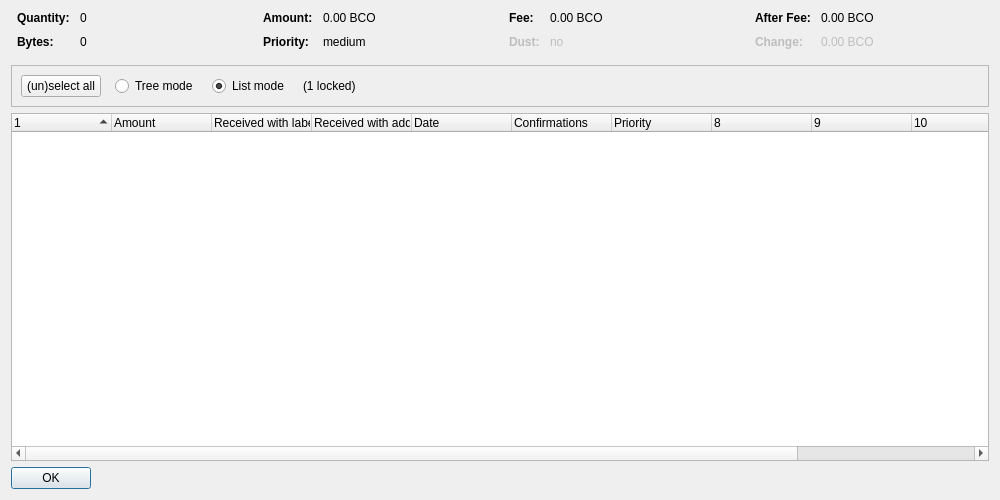
<?xml version="1.0" encoding="UTF-8"?>
<ui version="4.0">
 <class>CoinControlDialog</class>
 <widget class="QDialog" name="CoinControlDialog">
  <property name="geometry">
   <rect>
    <x>0</x>
    <y>0</y>
    <width>1000</width>
    <height>500</height>
   </rect>
  </property>
  <property name="windowTitle">
   <string>Coin Selection</string>
  </property>
  <layout class="QVBoxLayout" name="verticalLayout">
   <item>
    <layout class="QHBoxLayout" name="horizontalLayoutTop" stretch="0,0,0,0">
     <property name="topMargin">
      <number>0</number>
     </property>
     <property name="bottomMargin">
      <number>10</number>
     </property>
     <item>
      <layout class="QFormLayout" name="formLayoutCoinControl1">
       <property name="horizontalSpacing">
        <number>10</number>
       </property>
       <property name="verticalSpacing">
        <number>10</number>
       </property>
       <property name="leftMargin">
        <number>6</number>
       </property>
       <property name="rightMargin">
        <number>6</number>
       </property>
       <item row="0" column="0">
        <widget class="QLabel" name="labelCoinControlQuantityText">
         <property name="font">
          <font>
           <weight>75</weight>
           <bold>true</bold>
          </font>
         </property>
         <property name="text">
          <string>Quantity:</string>
         </property>
        </widget>
       </item>
       <item row="0" column="1">
        <widget class="QLabel" name="labelCoinControlQuantity">
         <property name="cursor">
          <cursorShape>IBeamCursor</cursorShape>
         </property>
         <property name="contextMenuPolicy">
          <enum>Qt::ActionsContextMenu</enum>
         </property>
         <property name="text">
          <string notr="true">0</string>
         </property>
         <property name="textInteractionFlags">
          <set>Qt::LinksAccessibleByMouse|Qt::TextSelectableByKeyboard|Qt::TextSelectableByMouse</set>
         </property>
        </widget>
       </item>
       <item row="1" column="0">
        <widget class="QLabel" name="labelCoinControlBytesText">
         <property name="font">
          <font>
           <weight>75</weight>
           <bold>true</bold>
          </font>
         </property>
         <property name="text">
          <string>Bytes:</string>
         </property>
        </widget>
       </item>
       <item row="1" column="1">
        <widget class="QLabel" name="labelCoinControlBytes">
         <property name="cursor">
          <cursorShape>IBeamCursor</cursorShape>
         </property>
         <property name="contextMenuPolicy">
          <enum>Qt::ActionsContextMenu</enum>
         </property>
         <property name="text">
          <string notr="true">0</string>
         </property>
         <property name="textInteractionFlags">
          <set>Qt::LinksAccessibleByMouse|Qt::TextSelectableByKeyboard|Qt::TextSelectableByMouse</set>
         </property>
        </widget>
       </item>
      </layout>
     </item>
     <item>
      <layout class="QFormLayout" name="formLayoutCoinControl2">
       <property name="horizontalSpacing">
        <number>10</number>
       </property>
       <property name="verticalSpacing">
        <number>10</number>
       </property>
       <property name="leftMargin">
        <number>6</number>
       </property>
       <property name="rightMargin">
        <number>6</number>
       </property>
       <item row="0" column="0">
        <widget class="QLabel" name="labelCoinControlAmountText">
         <property name="font">
          <font>
           <weight>75</weight>
           <bold>true</bold>
          </font>
         </property>
         <property name="text">
          <string>Amount:</string>
         </property>
        </widget>
       </item>
       <item row="0" column="1">
        <widget class="QLabel" name="labelCoinControlAmount">
         <property name="cursor">
          <cursorShape>IBeamCursor</cursorShape>
         </property>
         <property name="contextMenuPolicy">
          <enum>Qt::ActionsContextMenu</enum>
         </property>
         <property name="text">
          <string notr="true">0.00 BCO</string>
         </property>
         <property name="textInteractionFlags">
          <set>Qt::LinksAccessibleByMouse|Qt::TextSelectableByKeyboard|Qt::TextSelectableByMouse</set>
         </property>
        </widget>
       </item>
       <item row="1" column="0">
        <widget class="QLabel" name="labelCoinControlPriorityText">
         <property name="font">
          <font>
           <weight>75</weight>
           <bold>true</bold>
          </font>
         </property>
         <property name="text">
          <string>Priority:</string>
         </property>
        </widget>
       </item>
       <item row="1" column="1">
        <widget class="QLabel" name="labelCoinControlPriority">
         <property name="cursor">
          <cursorShape>IBeamCursor</cursorShape>
         </property>
         <property name="contextMenuPolicy">
          <enum>Qt::ActionsContextMenu</enum>
         </property>
         <property name="text">
          <string notr="true">medium</string>
         </property>
         <property name="textInteractionFlags">
          <set>Qt::LinksAccessibleByMouse|Qt::TextSelectableByKeyboard|Qt::TextSelectableByMouse</set>
         </property>
        </widget>
       </item>
      </layout>
     </item>
     <item>
      <layout class="QFormLayout" name="formLayoutCoinControl3">
       <property name="horizontalSpacing">
        <number>10</number>
       </property>
       <property name="verticalSpacing">
        <number>10</number>
       </property>
       <property name="leftMargin">
        <number>6</number>
       </property>
       <property name="rightMargin">
        <number>6</number>
       </property>
       <item row="0" column="0">
        <widget class="QLabel" name="labelCoinControlFeeText">
         <property name="font">
          <font>
           <weight>75</weight>
           <bold>true</bold>
          </font>
         </property>
         <property name="text">
          <string>Fee:</string>
         </property>
        </widget>
       </item>
       <item row="0" column="1">
        <widget class="QLabel" name="labelCoinControlFee">
         <property name="cursor">
          <cursorShape>IBeamCursor</cursorShape>
         </property>
         <property name="contextMenuPolicy">
          <enum>Qt::ActionsContextMenu</enum>
         </property>
         <property name="text">
          <string notr="true">0.00 BCO</string>
         </property>
         <property name="textInteractionFlags">
          <set>Qt::LinksAccessibleByMouse|Qt::TextSelectableByKeyboard|Qt::TextSelectableByMouse</set>
         </property>
        </widget>
       </item>
       <item row="1" column="0">
        <widget class="QLabel" name="labelCoinControlLowOutputText">
         <property name="enabled">
          <bool>false</bool>
         </property>
         <property name="font">
          <font>
           <weight>75</weight>
           <bold>true</bold>
          </font>
         </property>
         <property name="text">
          <string>Dust:</string>
         </property>
        </widget>
       </item>
       <item row="1" column="1">
        <widget class="QLabel" name="labelCoinControlLowOutput">
         <property name="enabled">
          <bool>false</bool>
         </property>
         <property name="cursor">
          <cursorShape>IBeamCursor</cursorShape>
         </property>
         <property name="contextMenuPolicy">
          <enum>Qt::ActionsContextMenu</enum>
         </property>
         <property name="text">
          <string notr="true">no</string>
         </property>
         <property name="textInteractionFlags">
          <set>Qt::LinksAccessibleByMouse|Qt::TextSelectableByKeyboard|Qt::TextSelectableByMouse</set>
         </property>
        </widget>
       </item>
      </layout>
     </item>
     <item>
      <layout class="QFormLayout" name="formLayoutCoinControl4">
       <property name="horizontalSpacing">
        <number>10</number>
       </property>
       <property name="verticalSpacing">
        <number>10</number>
       </property>
       <property name="leftMargin">
        <number>6</number>
       </property>
       <property name="rightMargin">
        <number>6</number>
       </property>
       <item row="0" column="0">
        <widget class="QLabel" name="labelCoinControlAfterFeeText">
         <property name="font">
          <font>
           <weight>75</weight>
           <bold>true</bold>
          </font>
         </property>
         <property name="text">
          <string>After Fee:</string>
         </property>
        </widget>
       </item>
       <item row="0" column="1">
        <widget class="QLabel" name="labelCoinControlAfterFee">
         <property name="cursor">
          <cursorShape>IBeamCursor</cursorShape>
         </property>
         <property name="contextMenuPolicy">
          <enum>Qt::ActionsContextMenu</enum>
         </property>
         <property name="text">
          <string notr="true">0.00 BCO</string>
         </property>
         <property name="textInteractionFlags">
          <set>Qt::LinksAccessibleByMouse|Qt::TextSelectableByKeyboard|Qt::TextSelectableByMouse</set>
         </property>
        </widget>
       </item>
       <item row="1" column="0">
        <widget class="QLabel" name="labelCoinControlChangeText">
         <property name="enabled">
          <bool>false</bool>
         </property>
         <property name="font">
          <font>
           <weight>75</weight>
           <bold>true</bold>
          </font>
         </property>
         <property name="text">
          <string>Change:</string>
         </property>
        </widget>
       </item>
       <item row="1" column="1">
        <widget class="QLabel" name="labelCoinControlChange">
         <property name="enabled">
          <bool>false</bool>
         </property>
         <property name="cursor">
          <cursorShape>IBeamCursor</cursorShape>
         </property>
         <property name="contextMenuPolicy">
          <enum>Qt::ActionsContextMenu</enum>
         </property>
         <property name="text">
          <string notr="true">0.00 BCO</string>
         </property>
         <property name="textInteractionFlags">
          <set>Qt::LinksAccessibleByMouse|Qt::TextSelectableByKeyboard|Qt::TextSelectableByMouse</set>
         </property>
        </widget>
       </item>
      </layout>
     </item>
    </layout>
   </item>
   <item>
    <widget class="QFrame" name="frame">
     <property name="minimumSize">
      <size>
       <width>0</width>
       <height>40</height>
      </size>
     </property>
     <property name="frameShape">
      <enum>QFrame::StyledPanel</enum>
     </property>
     <property name="frameShadow">
      <enum>QFrame::Sunken</enum>
     </property>
     <layout class="QHBoxLayout" name="horizontalLayout">
      <item>
       <layout class="QHBoxLayout" name="horizontalLayoutPanel" stretch="0,0,0,0,0">
        <property name="spacing">
         <number>14</number>
        </property>
        <item>
         <widget class="QPushButton" name="pushButtonSelectAll">
          <property name="sizePolicy">
           <sizepolicy hsizetype="Maximum" vsizetype="Fixed">
            <horstretch>0</horstretch>
            <verstretch>0</verstretch>
           </sizepolicy>
          </property>
          <property name="text">
           <string>(un)select all</string>
          </property>
          <property name="autoDefault">
           <bool>false</bool>
          </property>
         </widget>
        </item>
        <item>
         <widget class="QRadioButton" name="radioTreeMode">
          <property name="sizePolicy">
           <sizepolicy hsizetype="Maximum" vsizetype="Fixed">
            <horstretch>0</horstretch>
            <verstretch>0</verstretch>
           </sizepolicy>
          </property>
          <property name="text">
           <string>Tree mode</string>
          </property>
         </widget>
        </item>
        <item>
         <widget class="QRadioButton" name="radioListMode">
          <property name="sizePolicy">
           <sizepolicy hsizetype="Maximum" vsizetype="Fixed">
            <horstretch>0</horstretch>
            <verstretch>0</verstretch>
           </sizepolicy>
          </property>
          <property name="text">
           <string>List mode</string>
          </property>
          <property name="checked">
           <bool>true</bool>
          </property>
         </widget>
        </item>
        <item>
         <widget class="QLabel" name="labelLocked">
          <property name="text">
           <string notr="true">(1 locked)</string>
          </property>
         </widget>
        </item>
        <item>
         <spacer name="horizontalSpacer">
          <property name="orientation">
           <enum>Qt::Horizontal</enum>
          </property>
          <property name="sizeHint" stdset="0">
           <size>
            <width>40</width>
            <height>20</height>
           </size>
          </property>
         </spacer>
        </item>
       </layout>
      </item>
     </layout>
    </widget>
   </item>
   <item>
    <widget class="CoinControlTreeWidget" name="treeWidget">
     <property name="contextMenuPolicy">
      <enum>Qt::CustomContextMenu</enum>
     </property>
     <property name="sortingEnabled">
      <bool>false</bool>
     </property>
     <property name="columnCount">
      <number>12</number>
     </property>
     <attribute name="headerShowSortIndicator" stdset="0">
      <bool>true</bool>
     </attribute>
     <attribute name="headerStretchLastSection">
      <bool>false</bool>
     </attribute>
     <column>
      <property name="text">
       <string/>
      </property>
     </column>
     <column>
      <property name="text">
       <string>Amount</string>
      </property>
     </column>
     <column>
      <property name="text">
       <string>Received with label</string>
      </property>
     </column>
     <column>
      <property name="text">
       <string>Received with address</string>
      </property>
     </column>
     <column>
      <property name="text">
       <string>Date</string>
      </property>
     </column>
     <column>
      <property name="text">
       <string>Confirmations</string>
      </property>
      <property name="toolTip">
       <string>Confirmed</string>
      </property>
     </column>
     <column>
      <property name="text">
       <string>Priority</string>
      </property>
     </column>
     <column>
      <property name="text">
       <string/>
      </property>
     </column>
     <column>
      <property name="text">
       <string/>
      </property>
     </column>
     <column>
      <property name="text">
       <string/>
      </property>
     </column>
     <column>
      <property name="text">
       <string/>
      </property>
     </column>
     <column>
      <property name="text">
       <string/>
      </property>
     </column>
    </widget>
   </item>
   <item>
    <widget class="QDialogButtonBox" name="buttonBox">
     <property name="sizePolicy">
      <sizepolicy hsizetype="Maximum" vsizetype="Fixed">
       <horstretch>0</horstretch>
       <verstretch>0</verstretch>
      </sizepolicy>
     </property>
     <property name="orientation">
      <enum>Qt::Horizontal</enum>
     </property>
     <property name="standardButtons">
      <set>QDialogButtonBox::Ok</set>
     </property>
    </widget>
   </item>
  </layout>
 </widget>
 <customwidgets>
  <customwidget>
   <class>CoinControlTreeWidget</class>
   <extends>QTreeWidget</extends>
   <header>coincontroltreewidget.h</header>
  </customwidget>
 </customwidgets>
 <resources/>
 <connections/>
</ui>
